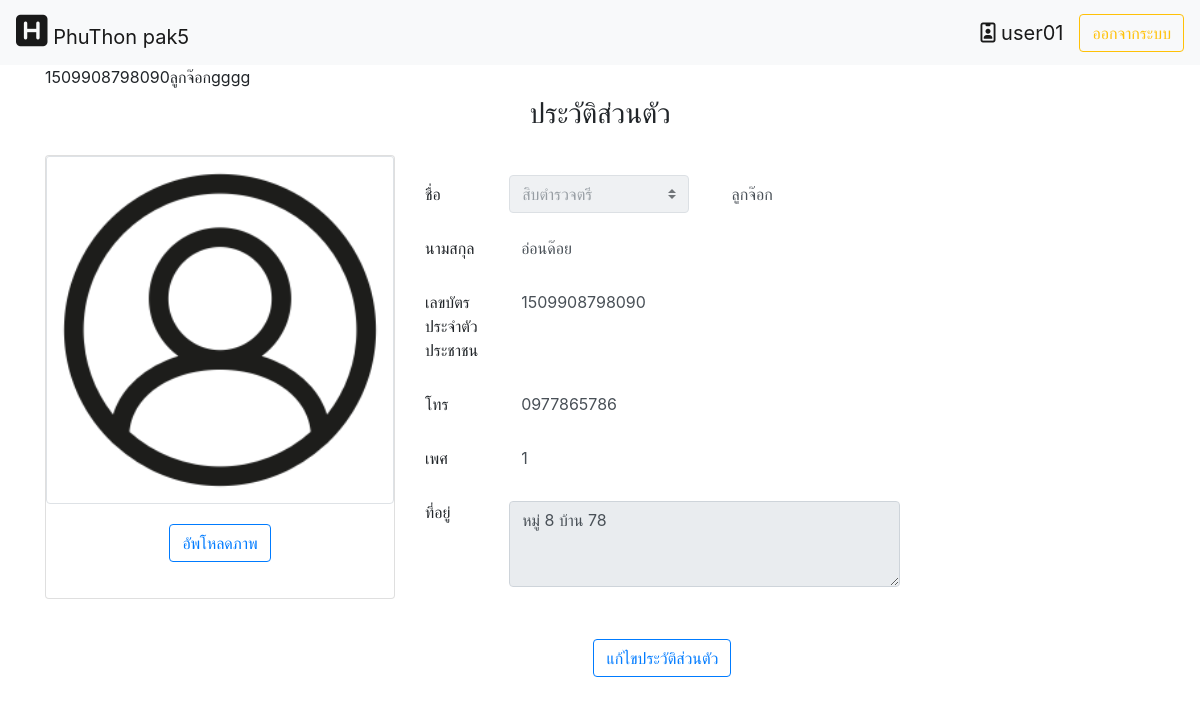
/home.php?module=1&action=5 (signed in), run on the app's committed database.
### tables this page shows
CREATE TABLE `police_person` (
  `card_id` char(13) NOT NULL,
  `rank_id` tinyint(2) NOT NULL,
  `ps_name` varchar(255) NOT NULL,
  `ps_lastname` varchar(255) NOT NULL,
  `sex` tinyint(2) NOT NULL,
  `address` text DEFAULT NULL,
  `ps_num` char(10) DEFAULT NULL
);

### module/view/profile.php (the view, shortened to what this page needs)
<?php
    $con=connect_db();
    $re_user=mysqli_query($con,
    "SELECT rank_id,ps_name,ps_lastname,card_id,sex,address,ps_num
    FROM  police_person
    WHERE card_id='$_SESSION[id_card]'")or die("SQL.error>>user".mysqli_error($conh));
	list($id_rank,$ps_name,$ps_lastname,$card_id,$sex,$address,$ps_tel)=mysqli_fetch_row($re_user);
	echo $card_id,$ps_name;
	echo "gggg";
?>
<div class="headtitle text-center p-2 row mb-2 row">
	<div class="col-md-2" ></div>
    <div class="col-md">
        <h3>ประวัติส่วนตัว</h3>
    </div>
     <div class="col-md-2" ></div>
</div>
<div class="row">
    <div class="col-lg-4">
	<form id="imgPro" method="post">
		<div class="card">
			<img class="card-img-top img-thumbnail" src="image/icon_user_pic.png" alt="Card image cap">
			<div class="card-body text-center">
				<div class="form-group row-md">
					<button type="button" class="btn btn-outline-primary">อัพโหลดภาพ</button>
				</div>
			</div>
		</div>
	</form>
	</div>
	<form id="dataPro" method="post">
    <div class="col-lg" style='padding-top:20px;'>
			<div class="form-group row">
				<label for="inputPassword" class="col-sm-2 label col-form-label ">ชื่อ</label>
				<div class="col-sm">
				<select class="custom-select edit_rs" id="focus" name="pro_title" style="" disabled required>
                    	<?php $result_rank = mysqli_query($con,"SELECT * FROM rank_police")or die("select education error".mysqli_error($con));
                        while(list($rank_id,$rank_name)=mysqli_fetch_row($result_rank)){
                        $selected=$id_rank==$rank_id?"selected":"";
                          echo"<option value='$rank_id' $selected>$rank_name</option>";
                        }
                   ?>
                </select>
				</div>
				<div class="col-sm-5">
					<input type="text" style="border:none; background:#fff; " class="form-control edit_rs"  placeholder="ชื่อ"  name="pro_name" value="<?php echo $ps_name; ?>" id="staticEmail" disabled required>
				</div>
			</div>
			<div class="form-group row">
				<label for="inputPassword" class="col-sm-2 col-form-label ">นามสกุล</label>
				<div class="col-sm-10">
					<input type="text" style="border:none; background:#fff;" class="form-control edit_rs"  placeholder="นามสกุล"  name="pro_lastname" value="<?php echo $ps_lastname; ?>"disabled required>
				</div>
			</div>
			<div class="form-group row">
				<label for="" class="col-sm-2 col-form-label">เลขบัตรประจำตัวประชาชน</label>
				<div class="col-md">
					<input type="text" style="border:none; background:#fff;" class="form-control"  placeholder="เลขบัตรประจำตัวประชาชน"  name="pro_card_id" value="<?php echo $_SESSION['id_card']; ?>"readonly required>
				</div>
			</div>
			<div class="form-group row">
				<label for="" class="col-sm-2 col-form-label " maxlength="13" >โทร</label>
				<div class="col-sm-10">
					<input type="text" style="border:none; background:#fff;" class="form-control edit_rs"  placeholder="เบอร์โทร"  name="pro_tel" value="<?php echo $ps_tel; ?>"disabled required>
				</div>
			</div>
			<div class="form-group row">
				<label for="inputPassword" class="col-sm-2 col-form-label ">เพศ</label>
				<div class="col-sm-10">
					<input type="text" style="border:none; background:#fff;" class="form-control edit_rs"  placeholder="เพศ"  name="pro_sex" value="<?php echo $sex; ?>"disabled required>
				</div>
			</div>
            <div class="form-group row">
				<label for="inputPassword" class="col-sm-2 col-form-label ">ที่อยู่</label>
				<div class="col-sm-10">
					<div class="form-group">
					  <textarea class="form-control edit_rs" name="pro_address" id="addre" rows="3" disabled required><?php echo $address; ?></textarea>
					</div>
				</div>
			</div>
            <div class="card-body text-center">
					<div class="form-group row-md">
							<button type="button" class="btn btn-outline-primary" id="editPro">แก้ไขประวัติส่วนตัว</button>
						</div>
				</div>
    </div>
</form>
</div>

### data on the page
police_person: card_id "1509908798090", ps_name "ลูกจ๊อก", pro_name "ลูกจ๊อก", pro_lastname "อ่อนด๊อย", pro_tel "0977865786", pro_sex "1", pro_address "หมู่ 8 บ้าน 78"

### other printed values
$_SESSION['user_name'] "user01"
form field pro_title "สิบตำรวจตรี"
